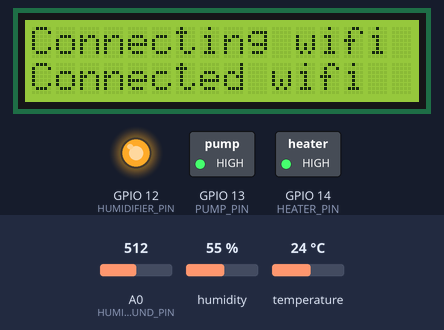
A sketch run on a simulated ESP8266 (NodeMCU). Parts: 16×2 character LCD, switched loads named in the sketch (green lamp = pin HIGH), output pins drawn as LEDs (lit = HIGH). The test bench sets the inputs (shaded band); at power-on: humidity 55 %, A0 (HUMI_GROUND_PIN) = 512, temperature 24 °C. WiFi joins after 1.5 s; servers stay silent unless stated; the local clock reads 2024-03-15 10:24:30 at power-on unless the sketch sets it; the Firebase database answers and starts empty; what the sketch prints to the serial monitor is not drawn.

Above: at 2.7 s.
2.8 s: humidity set to 22 %
At 8.8 s:
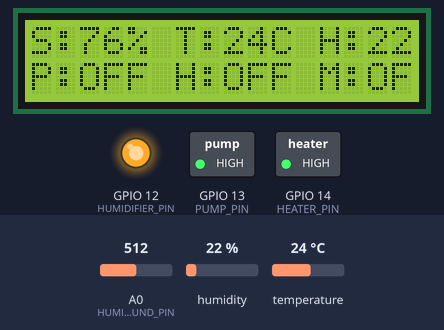
9.4 s: A0 (HUMI_GROUND_PIN) set to 716
At 15.1 s:
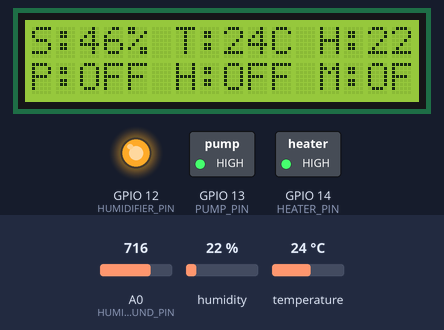
15.7 s: temperature set to 12 °C
At 21.3 s:
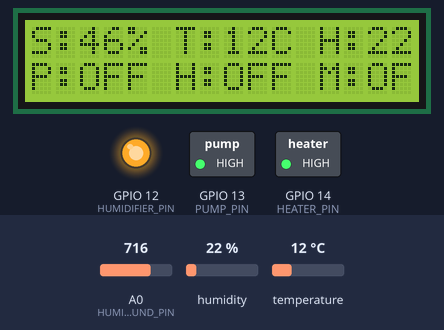
22.1 s: A0 (HUMI_GROUND_PIN) set to 900
At 27.6 s:
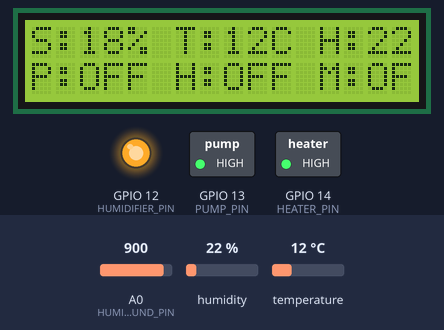
30.0 s: humidity set to 40 %
At 33.9 s:
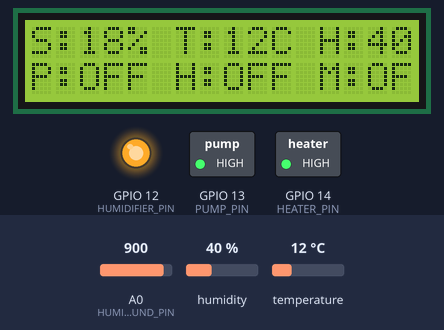
34.7 s: A0 (HUMI_GROUND_PIN) set to 1023
At 40.1 s:
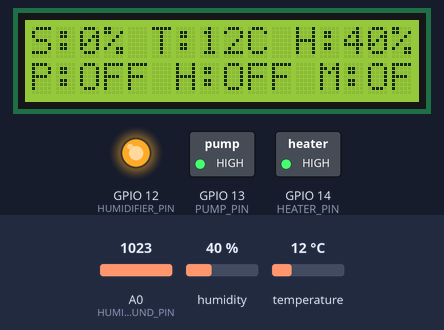
Timing chart, 0 to 41.6 s (numbered marks = the images above; inputs shaded):
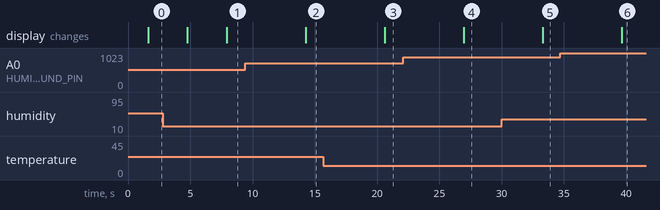

The sketch:

esp_send_data_to_firebase.ino
```cpp
#include <ESP8266WiFi.h>
#include <FirebaseESP8266.h>
#include <DHT.h>
#include <Wire.h>
#include <LiquidCrystal_I2C.h>
#include <time.h>

#define FIREBASE_HOST "https://smart-farm-bbb89-default-rtdb.asia-southeast1.firebasedatabase.app"
#define FIREBASE_AUTH "Gs7paSYqbHjSLQ50DKS1K8XtKMtlpxm3u3kywMlw"
#define WIFI_SSID "iot ptit"
#define WIFI_PASSWORD "1234567890"

// Chân kết nối thiết bị
#define HEATER_PIN 14      // GPIO2 (D4)
#define HUMIDIFIER_PIN 12  // GPIO12 (D6)
#define PUMP_PIN 13        // GPIO13 (D7)

// Chân cảm biến DHT và loại cảm biến
#define DHT_PIN 2            // GPIO14 (D5)
#define DHTTYPE DHT11

// Chân cảm biến độ ẩm đất
#define HUMI_GROUND_PIN A0

// LCD
LiquidCrystal_I2C lcd(0x27, 16, 2);

// Firebase
FirebaseData firebaseData;
FirebaseConfig config;
FirebaseAuth auth;

// DHT sensor
DHT dht(DHT_PIN, DHTTYPE);

void setup() {
    Serial.begin(115200);
    dht.begin();

    pinMode(HEATER_PIN, OUTPUT);
    pinMode(HUMIDIFIER_PIN, OUTPUT);
    pinMode(PUMP_PIN, OUTPUT);
    digitalWrite(HEATER_PIN, HIGH);
    digitalWrite(HUMIDIFIER_PIN, HIGH);
    digitalWrite(PUMP_PIN, HIGH);

        // Khởi tạo LCD
    lcd.init();
    lcd.backlight();
    lcd.setCursor(0,0);
    lcd.print("Connecting wifi");

    WiFi.begin(WIFI_SSID, WIFI_PASSWORD);
    while (WiFi.status() != WL_CONNECTED) {
        delay(500);
        Serial.println("Connecting to WiFi...");
    }
    Serial.println("Connected to WiFi");
    lcd.setCursor(0,1);
    lcd.print("Connected wifi");
    // Cấu hình Firebase
    config.host = FIREBASE_HOST;
    config.signer.tokens.legacy_token = FIREBASE_AUTH;

    Firebase.begin(&config, &auth);

    // Đồng bộ thời gian
    configTime(0, 0, "pool.ntp.org", "time.nist.gov");
    while (!time(nullptr)) {
        Serial.print(".");
        delay(500);
    }
}

int getFirebaseValue(const String &key) {
    delay(50);
    if (Firebase.getString(firebaseData, key)) {
        String valueStr = firebaseData.stringData();
        return valueStr.toInt();
    } else {
        Serial.println("Failed to get " + key + ": " + firebaseData.errorReason());
        return -1;
    }
}

void sendData(const String &key, int value) {
    if (Firebase.setInt(firebaseData, key, value)) {
    } else {
        Serial.println("Failed to send " + key + ": " + firebaseData.errorReason());
    }
    delay(50);
}

int readSoilMoisture() {
    int humi_ground_raw = 0;
    for (int i = 0; i < 10; i++) {
        humi_ground_raw += analogRead(HUMI_GROUND_PIN);
        delay(10);
    }
    humi_ground_raw /= 10;
    int humi_ground = 100 - map(humi_ground_raw, 350, 1023, 0, 100);
    humi_ground = constrain(humi_ground, 0, 100); // Đảm bảo giá trị trong khoảng 0-100%
    return humi_ground;
}

void loop() {
    // Đọc giá trị cảm biến
    int humidity = dht.readHumidity();
    int temperature = dht.readTemperature();
    int soilMoisture = readSoilMoisture();
    if (isnan(humidity) || isnan(temperature)) {
        Serial.println("Failed to read from DHT sensor!");
        return;
    }

    // Lấy ngưỡng từ Firebase
    int humidityTrigger = getFirebaseValue("/realtime_data/trigger/humidity");
    int soilMoistureTrigger = getFirebaseValue("/realtime_data/trigger/soil_moisture");
    int temperatureTrigger = getFirebaseValue("/realtime_data/trigger/temperature");
    if (humidityTrigger == -1 || soilMoistureTrigger == -1 || temperatureTrigger == -1) {
        Serial.println("Cant read trigger on Firebase!");
        return;
    }

    // Điều khiển thiết bị
    bool stateHumidifier = humidity < humidityTrigger;
    digitalWrite(HUMIDIFIER_PIN, !stateHumidifier);
    bool statePump = soilMoisture < soilMoistureTrigger;
    digitalWrite(PUMP_PIN, !statePump);
    bool stateHeater = temperature < temperatureTrigger;
    digitalWrite(HEATER_PIN, !stateHeater);

    // Gửi dữ liệu cảm biến lên Firebase
    sendData("/realtime_data/sensors/humidity", humidity);
    sendData("/realtime_data/sensors/soil_moisture", soilMoisture);
    sendData("/realtime_data/sensors/temperature", temperature);
    sendData("/realtime_data/peripheral/humidifier", stateHumidifier ? 1 : 0);
    sendData("/realtime_data/peripheral/pump", statePump ? 1 : 0);
    sendData("/realtime_data/peripheral/heater", stateHeater ? 1 : 0);

    // Gửi dữ liệu lịch sử lên Firebase
    time_t now = time(nullptr);
    String historyPath = "/history_data/" + String(now) + "/";

    sendData(historyPath + "sensors/humidity", humidity);
    sendData(historyPath + "sensors/soil_moisture", soilMoisture);
    sendData(historyPath + "sensors/temperature", temperature);
    sendData(historyPath + "peripheral/humidifier", stateHumidifier ? 1 : 0);
    sendData(historyPath + "peripheral/pump", statePump ? 1 : 0);
    sendData(historyPath + "peripheral/heater", stateHeater ? 1 : 0);

    // Hiển thị thông tin trên LCD
    lcd.clear();
    lcd.setCursor(0, 0);
    lcd.print("S:" + String(soilMoisture) + "% T:" + String(temperature) + "C H:" + String(humidity) + "%");
    lcd.setCursor(0, 1);
    String states = "P:" + String(statePump ? "ON" : "OFF") + " H:" + String(stateHeater ? "ON" : "OFF") + " M:" + String(stateHumidifier ? "ON" : "OFF");
    lcd.print(states);

    // Log thông tin ra Serial
    Serial.printf(
        "Process successful !!! \nTemperature: %d°C, Humidity: %d%%, Soil Moisture: %d%% \n Heater: %s, Humidifier: %s, Pump: %s\n TRIGGER:Temperature: %d°C, Humidity: %d%%, Soil Moisture: %d%%\n\n",
        temperature, humidity, soilMoisture,
        stateHeater ? "ON " : "OFF",
        stateHumidifier ? "ON " : "OFF",
        statePump ? "ON " : "OFF",
        temperatureTrigger, humidityTrigger, soilMoistureTrigger
    );
}
```

Measured:
- after the input at 2.8 s, the display: first differs from a run without the input after 5.1 s (image 1)
- after the input at 9.4 s, the display: changes after 4.9 s (image 2)
- after the input at 15.7 s, the display: changes after 4.9 s (image 3)
- after the input at 22.1 s, the display: changes after 4.9 s (image 4)
- after the input at 30.0 s, the display: changes after 3.3 s (image 5)
- after the input at 34.7 s, the display: changes after 4.9 s (image 6)
